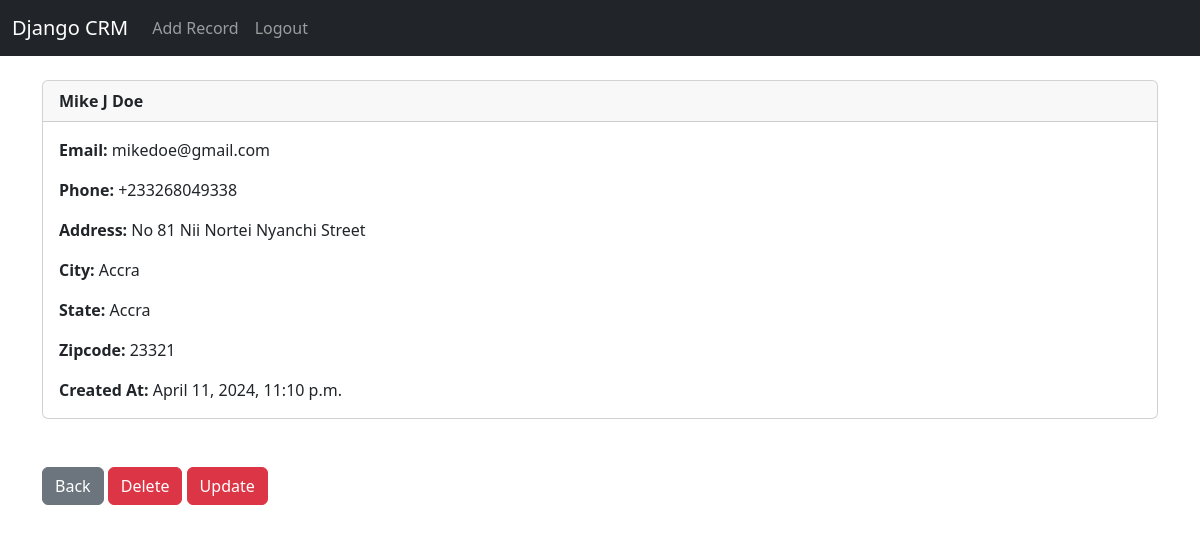
The app's page /record/4 (signed in) with its own data.
### website/models.py (models this page shows, shortened)
class Record(models.Model):
    created_at = models.DateTimeField(auto_now_add=True)
    first_name = models.CharField(max_length=50)
    last_name = models.CharField(max_length=50)
    email = models.EmailField()
    phone = models.CharField(max_length=50)
    address = models.CharField(max_length=50)
    city = models.CharField(max_length=50)
    state = models.CharField(max_length=50)
    zipcode = models.CharField(max_length=20)

### website/views.py (the view)
# urls.py: path('record/<int:pk>', views.customer_record, name='record'),
def customer_record(request, pk):
    if request.user.is_authenticated:
        customer_record = Record.objects.get(id=pk)
        return render(request, 'record.html', {'customer_record': customer_record})
    else:
        messages.error(request, 'You must be logged in to view this page')
        return redirect('home')

### website/templates/record.html
{% extends 'base.html' %}
{% block content %}
<div class="card">
    <div class="card-header">
        <strong>
            {{ customer_record.first_name }} {{ customer_record.last_name }}
        </strong>
    </div>
    <div class="card-body">
        <p class="card-text">
            <strong>Email:</strong> {{ customer_record.email }}
        </p>
        <p class="card-text">
            <strong>Phone:</strong> {{ customer_record.phone }}
        </p>
        <p class="card-text">
            <strong>Address:</strong> {{ customer_record.address }}
        </p>
        <p class="card-text">
            <strong>City:</strong> {{ customer_record.city }}
        </p>
        <p class="card-text">
            <strong>State:</strong> {{ customer_record.state }}
        </p>
        <p class="card-text">
            <strong>Zipcode:</strong> {{ customer_record.zipcode }}
        </p>
        <p class="card-text">
            <strong>Created At:</strong> {{ customer_record.created_at }}
        </p>
    </div>
</div>
<br><br>
<a href="{% url 'home' %}" class="btn btn-secondary">Back</a>
<a href="{% url 'delete-record' customer_record.id %}" class="btn btn-danger">Delete</a>
<a href="{% url 'update-record' customer_record.id %}" class="btn btn-danger">Update</a>
{% endblock %}

### records on screen
Record: first_name "Mike J", last_name "Doe", email "mikedoe@gmail.com", phone "+233268049338", address "No 81 Nii Nortei Nyanchi Street", city "Accra", state "Accra", zipcode "23321", created_at "April 11, 2024, 11:10 p.m."
